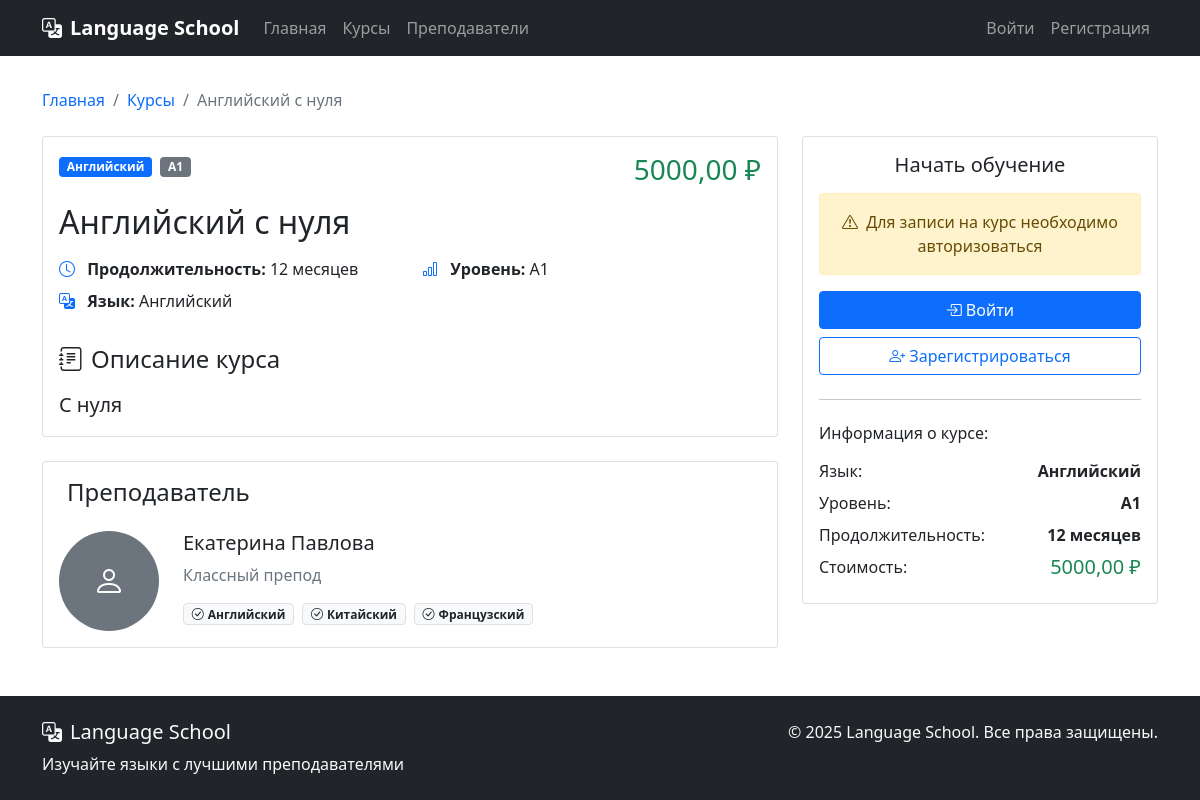
Before: /courses/1/ with the older database file.
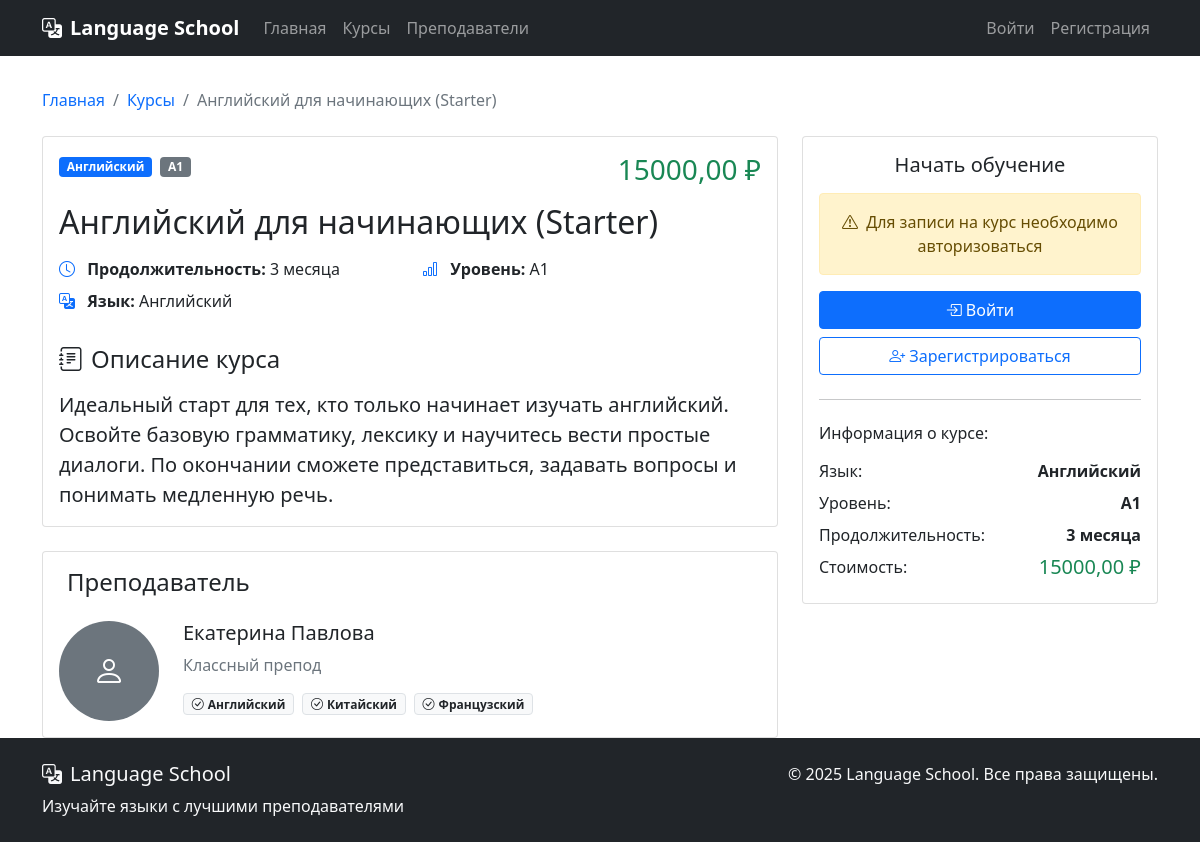
After: the same page with the newer database file.
### school/models.py (models this page shows, shortened)
class Course(models.Model):
    title = models.CharField(max_length=200)
    description = models.TextField()
    language = models.ForeignKey(Language, on_delete=models.CASCADE)
    level = models.ForeignKey(Level, on_delete=models.CASCADE)
    price = models.DecimalField(max_digits=10, decimal_places=2, validators=[MinValueValidator(0)])
    duration = models.CharField(max_length=100)
    teacher = models.ForeignKey(Teacher, on_delete=models.CASCADE)
    is_active = models.BooleanField(default=True)
    created_at = models.DateTimeField(auto_now_add=True)

class Language(models.Model):
    name = models.CharField(max_length=100)

class Level(models.Model):
    name = models.CharField(max_length=100)
    description = models.TextField()

class Teacher(models.Model):
    user = models.OneToOneField(User, on_delete=models.CASCADE)
    bio = models.TextField()
    photo = models.ImageField(upload_to='teachers/', null=True, blank=True)
    languages = models.ManyToManyField(Language)

### school/views.py (the view)
# urls.py: path('courses/<int:pk>/', views.course_detail, name='course_detail'),
def course_detail(request, pk):
    course = get_object_or_404(Course, pk=pk, is_active=True)
    user_enrollment = None
    if request.user.is_authenticated:
        user_enrollment = Enrollment.objects.filter(
            student=request.user,
            course=course
        ).first()
    return render(request, 'school/course_detail.html', {
        'course': course,
        'user_enrollment': user_enrollment
    })

### school/templates/school/course_detail.html (shortened to what the changed rows need)
{% extends 'school/base.html' %}
{% block content %}
<div class="container">
    <nav aria-label="breadcrumb" class="mb-4">
        <ol class="breadcrumb">
            <li class="breadcrumb-item"><a href="{% url 'home' %}" class="text-decoration-none">Главная</a></li>
            <li class="breadcrumb-item"><a href="{% url 'course_list' %}" class="text-decoration-none">Курсы</a></li>
            <li class="breadcrumb-item active">{{ course.title }}</li>
        </ol>
    </nav>
    <div class="row">
        <div class="col-lg-8">
            <div class="card mb-4">
                <div class="card-body">
                    <div class="d-flex justify-content-between align-items-start mb-3">
                        <div>
                            <span class="badge bg-primary">{{ course.language.name }}</span>
                            <span class="badge bg-secondary ms-1">{{ course.level.name }}</span>
                        </div>
                        <h3 class="text-success mb-0">{{ course.price }} ₽</h3>
                    </div>
                    <h1 class="card-title h2 mb-3">{{ course.title }}</h1>
                    <div class="row mb-4">
                        <div class="col-md-6">
                            <p class="mb-2">
                                <i class="bi bi-clock me-2 text-primary"></i>
                                <strong>Продолжительность:</strong> {{ course.duration }}
                            </p>
                            <p class="mb-2">
                                <i class="bi bi-translate me-2 text-primary"></i>
                                <strong>Язык:</strong> {{ course.language.name }}
                            </p>
                        </div>
                        <div class="col-md-6">
                            <p class="mb-2">
                                <i class="bi bi-bar-chart me-2 text-primary"></i>
                                <strong>Уровень:</strong> {{ course.level.name }}
                            </p>
                        </div>
                    </div>
                    <h4 class="mb-3">
                        <i class="bi bi-journal-text me-2"></i>Описание курса
                    </h4>
                    <p class="card-text lead">{{ course.description }}</p>
                </div>
            </div>
            <div class="card">
                <div class="card-body">
                    <div class="d-flex align-items-start">
                        <div class="flex-grow-1">
                            <h5 class="mb-2">{{ course.teacher.user.get_full_name }}</h5>
                            <p class="text-muted mb-3">{{ course.teacher.bio }}</p>
                            <div class="d-flex flex-wrap gap-2">
                                {% for language in course.teacher.languages.all %}
                                <span class="badge bg-light text-dark border">
                                </span>
                                {% endfor %}
                            </div>
                        </div>
                    </div>
                </div>
            </div>
        </div>
        <div class="col-lg-4">
            <div class="card sticky-top" style="top: 100px;">
                <div class="card-body text-center">
                    <div class="text-start">
                        <div class="d-flex justify-content-between mb-2">
                            <span>Язык:</span>
                            <strong>{{ course.language.name }}</strong>
                        </div>
                        <div class="d-flex justify-content-between mb-2">
                            <span>Уровень:</span>
                            <strong>{{ course.level.name }}</strong>
                        </div>
                        <div class="d-flex justify-content-between mb-2">
                            <span>Продолжительность:</span>
                            <strong>{{ course.duration }}</strong>
                        </div>
                        <div class="d-flex justify-content-between">
                            <span>Стоимость:</span>
                            <strong class="h5 text-success">{{ course.price }} ₽</strong>
                        </div>
                    </div>
                </div>
            </div>
        </div>
    </div>
</div>
{% endblock %}

Changed rows visible on the page:
changed Course "Екатерина Павлова": title "Английский с нуля" → "Английский для начинающих (Starter)"; price "5000,00" → "15000,00"; duration "12 месяцев" → "3 месяца"; description "С нуля" → "Идеальный старт для тех, кто только начинает изучать английский. Освойте базовую грамматику, лексику и научитесь вести простые диалоги. По окончании сможете представиться, задавать вопросы и понимать медленную речь."
